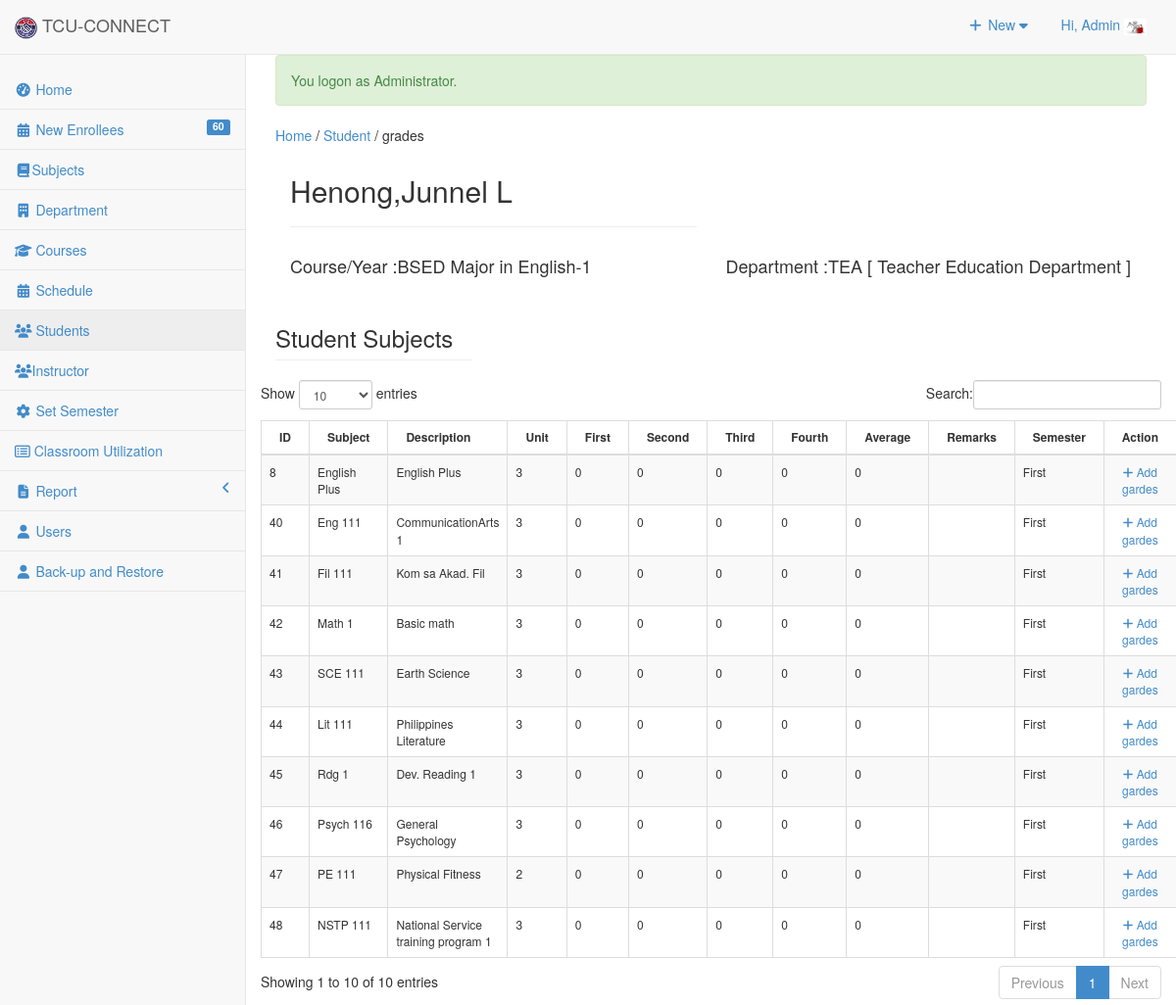
Screenshot of /admin/student/index.php?view=grades&id=100000076 (signed in) with the database file from the repository.
### tables this page shows
CREATE TABLE `useraccounts` (
  `ACCOUNT_ID` int(11) NOT NULL,
  `ACCOUNT_NAME` varchar(255) NOT NULL,
  `ACCOUNT_USERNAME` varchar(255) NOT NULL,
  `ACCOUNT_PASSWORD` text NOT NULL,
  `ACCOUNT_TYPE` varchar(30) NOT NULL,
  `EMPID` int(11) NOT NULL,
  `USERIMAGE` varchar(255) NOT NULL
);

CREATE TABLE `tblstudent` (
  `S_ID` int(11) NOT NULL,
  `IDNO` int(20) NOT NULL,
  `FNAME` varchar(40) NOT NULL,
  `LNAME` varchar(40) NOT NULL,
  `MNAME` varchar(40) NOT NULL,
  `SEX` varchar(10) NOT NULL DEFAULT 'Male',
  `BDAY` date NOT NULL,
  `BPLACE` text NOT NULL,
  `STATUS` varchar(30) NOT NULL,
  `AGE` int(30) NOT NULL,
  `NATIONALITY` varchar(40) NOT NULL,
  `RELIGION` varchar(255) NOT NULL,
  `CONTACT_NO` varchar(40) NOT NULL,
  `HOME_ADD` text NOT NULL,
  `ACC_USERNAME` varchar(255) NOT NULL,
  `ACC_PASSWORD` text NOT NULL,
  `student_status` text NOT NULL,
  `YEARLEVEL` int(11) NOT NULL,
  `STUDSECTION` int(11) NOT NULL,
  `COURSE_ID` int(11) NOT NULL,
  `STUDPHOTO` varchar(255) NOT NULL,
  `SEMESTER` varchar(30) NOT NULL,
  `SYEAR` varchar(30) NOT NULL,
  `NewEnrollees` tinyint(1) NOT NULL
);

CREATE TABLE `schoolyr` (
  `SYID` int(11) NOT NULL,
  `AY` varchar(30) NOT NULL,
  `SEMESTER` varchar(20) NOT NULL,
  `COURSE_ID` int(11) NOT NULL,
  `IDNO` int(30) NOT NULL,
  `CATEGORY` varchar(30) NOT NULL DEFAULT 'ENROLLED',
  `DATE_RESERVED` datetime NOT NULL,
  `DATE_ENROLLED` datetime NOT NULL,
  `STATUS` varchar(30) NOT NULL DEFAULT 'New'
);

CREATE TABLE `course` (
  `COURSE_ID` int(11) NOT NULL,
  `COURSE_NAME` varchar(30) NOT NULL,
  `COURSE_LEVEL` varchar(50) NOT NULL DEFAULT '1',
  `COURSE_MAJOR` varchar(30) NOT NULL DEFAULT 'None',
  `COURSE_DESC` varchar(255) NOT NULL,
  `DEPT_ID` int(11) NOT NULL,
  `SETSEMESTER` varchar(90) NOT NULL
);

CREATE TABLE `department` (
  `DEPT_ID` int(11) NOT NULL,
  `DEPARTMENT_NAME` varchar(30) NOT NULL,
  `DEPARTMENT_DESC` varchar(50) NOT NULL
);

CREATE TABLE `studentsubjects` (
  `STUDSUBJ_ID` int(11) NOT NULL,
  `IDNO` int(11) NOT NULL,
  `SUBJ_ID` int(11) NOT NULL,
  `LEVEL` int(11) NOT NULL,
  `SEMESTER` varchar(30) NOT NULL,
  `SY` text NOT NULL,
  `ATTEMP` int(11) NOT NULL,
  `AVERAGE` double NOT NULL,
  `OUTCOME` text NOT NULL
);

CREATE TABLE `subject` (
  `SUBJ_ID` int(11) NOT NULL,
  `SUBJ_CODE` varchar(30) NOT NULL,
  `SUBJ_DESCRIPTION` varchar(255) NOT NULL,
  `UNIT` int(2) NOT NULL,
  `PRE_REQUISITE` varchar(30) NOT NULL DEFAULT 'None',
  `COURSE_ID` int(11) NOT NULL,
  `AY` varchar(30) NOT NULL,
  `SEMESTER` varchar(20) NOT NULL,
  `PreTaken` tinyint(1) NOT NULL
);

CREATE TABLE `grades` (
  `GRADE_ID` int(11) NOT NULL,
  `IDNO` int(11) NOT NULL,
  `SUBJ_ID` int(11) NOT NULL,
  `FIRST` int(11) NOT NULL,
  `SECOND` int(11) NOT NULL,
  `THIRD` int(11) NOT NULL,
  `FOURTH` int(11) NOT NULL,
  `AVE` float NOT NULL,
  `REMARKS` text NOT NULL,
  `COMMENT` text NOT NULL,
  `SEMS` varchar(90) NOT NULL
);

### admin/student/index.php (called while the page is built, shortened)
<?php
require_once("../../include/initialize.php");
$view = (isset($_GET['view']) && $_GET['view'] != '') ? $_GET['view'] : '';
 $title="Student";
 $header=$view;
require_once ("../theme/templates.php");
?>

### include/database.php (called while the page is built, shortened)
<?php
class Database {
	var $sql_string = '';
	public $conn;
	public function open_connection() {
		$this->conn = mysqli_connect(server,user,pass);
		if(!$this->conn){
			echo "Problem in database connection! Contact administrator!";
			exit();
		}else{
			$db_select = mysqli_select_db($this->conn,database_name);
		}
	}
	function setQuery($sql='') {
		$this->sql_string=$sql;
	}
	function executeQuery() {
		$result = mysqli_query($this->conn,$this->sql_string);
		return $result;
	}
	private function confirm_query($result) {
		return $result;
	}
	function loadResultList( $key='' ) {
		$cur = $this->executeQuery();
		$array = array();
		while ($row = mysqli_fetch_object($cur)) {
			if ($key) {
				$array[$row->$key] = $row;
			} else {
				$array[] = $row;
			}
		}
		return $array;
	}
	function loadSingleResult() {
		$cur = $this->executeQuery();
		while ($row = mysqli_fetch_object($cur)) {
		return $data = $row;
		}
	}
}
$mydb = new Database();
?>

### include/accounts.php (called while the page is built, shortened)
<?php
require_once(LIB_PATH.DS.'database.php');
class User {
	protected static  $tblname = "useraccounts";
	function single_user($id=""){
			global $mydb;
			$mydb->setQuery("SELECT * FROM ".self::$tblname."
				Where ACCOUNT_ID= '{$id}' LIMIT 1");
			$cur = $mydb->loadSingleResult();
			return $cur;
	}
}
?>

### include/students.php (called while the page is built, shortened)
<?php
require_once(LIB_PATH.DS.'database.php');
class Student {
	protected static  $tblname = "tblstudent";
	function single_student($id=""){
			global $mydb;
			$mydb->setQuery("SELECT * FROM ".self::$tblname."
				Where IDNO= '{$id}' LIMIT 1");
			$cur = $mydb->loadSingleResult();
			return $cur;
	}
}
?>

### admin/student/viewgrade.php (the view, shortened to what this page needs)
<?php
  @$IDNO = $_GET['id'];
  $student = New Student();
  $res = $student->single_student($IDNO);
?>
<div class="row">
 <div class="col-lg-12">
 <div class="col-md-6">
 	<h2 ><?php echo   $res->LNAME.','. $res->FNAME.' '. $res->MNAME; ?></h2>
       <hr/>
 </div>
 <?php
$sql =" SELECT * FROM  `schoolyr` sy, `course` c,`department` d
       WHERE  sy.`COURSE_ID`=c.`COURSE_ID` AND c.`DEPT_ID`=d.`DEPT_ID` AND sy.`IDNO`=".$IDNO;
$mydb->setQuery($sql);
$cur = $mydb->loadSingleResult();
 ?>
  </div>
  </div>
  <div class="row">
    <div class="col-lg-12">
  	<div class="col-md-6">
  		<h4>Course/Year :<?php echo $cur->COURSE_NAME.'-'.$res->YEARLEVEL;?> </h4>
  	</div>
  	<div class="col-md-6">
  		<h4>Department :<?php echo $cur->DEPARTMENT_NAME . ' [ '. $cur->DEPARTMENT_DESC. ' ]';?> </h4>
  	</div>
  </div>
</div>
<div class="row">
      <div class="col-lg-3">
            <h3 class="page-header">Student Subjects </h3>
       		</div>
   		 	    <form action="controller.php?action=delete" Method="POST">
			      <div class="table-responsive">
				<table id="dash-table" class="table table-striped table-bordered table-hover table-responsive" style="font-size:12px" cellspacing="0">
				  <thead>
				  	<tr>
				  		<th>ID</th>
				  		<th>
				  		 Subject</th>
				  		<th>Description</th>
				  		<th>Unit</th>
				  		<th>First</th>
				  		<th>Second</th>
				  		<th>Third</th>
				  		<th>Fourth</th>
				  		<th>Average</th>
				  		<th>Remarks</th>
				  		<th>Semester</th>
				  		<th width="10%" >Action</th>
				  	</tr>
				  </thead>
				  <tbody>
				  	<?php
						$sql = "SELECT * FROM `tblstudent` st, `grades` g,`subject` s ,studentsubjects ss
						WHERE st.`IDNO`=g.`IDNO` and g.`SUBJ_ID`=s.`SUBJ_ID`  and s.`SUBJ_ID`=ss.`SUBJ_ID` AND g.`IDNO`=ss.`IDNO` and st.`IDNO`=".$IDNO;
				  		$mydb->setQuery($sql);
				  		$cur = $mydb->loadResultList();
						foreach ($cur as $result) {
				  		echo '<tr>';
				  		echo '<td>' . $result->SUBJ_ID.'</a></td>';
				  		echo '<td>'. $result->SUBJ_CODE.'</td>';
				  		echo '<td>'. $result->SUBJ_DESCRIPTION.'</td>';
				  		echo '<td>' . $result->UNIT.'</a></td>';
				  		echo '<td>'. $result->FIRST.'</td>';
				  		echo '<td>'. $result->SECOND.'</td>';
				  		echo '<td>' . $result->THIRD.'</a></td>';
				  		echo '<td>'. $result->FOURTH.'</td>';
				  		echo '<td>'. $result->AVE.'</td>';
				  		echo '<td>'. $result->REMARKS.'</td>';
				  		echo '<td>'. $result->SEMESTER.'</td>';
				  		echo '<td align="center" > <a  title="Edit" href="addmodalgrades.php?id='.$result->SUBJ_ID.'&IDNO='.$result->IDNO.'&gid='.$result->GRADE_ID.'" data-toggle="lightbox" >  <span class="fa fa-plus fw-fa"></span> Add gardes</a>
				  					  </td>';
				  		echo '</tr>';
				  	}
				  	?>
				  </tbody>
				</table>
			</div>
				</form>
</div>

### admin/theme/templates.php (shortened to what this page needs)
<!DOCTYPE html>
<html lang="en">
<head>
<link href="<?php echo web_root; ?>admin/css/bootstrap.min.css" rel="stylesheet">
<link href="<?php echo web_root; ?>admin/css/metisMenu.min.css" rel="stylesheet">
<link href="<?php echo web_root; ?>admin/css/timeline.css" rel="stylesheet">
<link href="<?php echo web_root; ?>admin/css/sb-admin-2.css" rel="stylesheet">
<link href="<?php echo web_root; ?>admin/css/morris.css" rel="stylesheet">
<link href="<?php echo web_root; ?>admin/font/css/font-awesome.min.css" rel="stylesheet" type="text/css">
<link href="<?php echo web_root; ?>admin/font/font-awesome.min.css" rel="stylesheet" type="text/css">
<link href="<?php echo web_root; ?>admin/css/dataTables.bootstrap.css" rel="stylesheet">
<link href="<?php echo web_root; ?>css/bootstrap-datetimepicker.min.css" rel="stylesheet" media="screen">
<link href="<?php echo web_root; ?>css/datepicker.css" rel="stylesheet" media="screen">
<link href="<?php echo web_root; ?>admin/css/costum.css" rel="stylesheet">
<link href="<?php echo web_root; ?>css/ekko-lightbox.css" rel="stylesheet">
</head>
<?php
  $sql = "SELECT count(*) as 'enrollees' FROM tblstudent WHERE NewEnrollees=1";
  $mydb->setQuery($sql);
  $enrollees = $mydb->loadSingleResult();
  ?>
<body >
   <div id="wrapper">
        <nav class="navbar navbar-default navbar-static-top  " role="navigation" style="margin-bottom: 0">
            <div class="navbar-header">
                <a class="navbar-brand"  href="<?php echo web_root; ?>admin/index.php" >
                <img src="<?php echo web_root; ?>img/logo.png" height="23">
                TCU-CONNECT</a>
            </div>
            <ul class="nav navbar-top-links navbar-right">
                 <li class="dropdown">
                    <a class="dropdown-toggle" data-toggle="dropdown" href="#">
                        <i class="fa fa-plus fa-fw"></i> New  <i class="fa fa-caret-down"></i>
                    </a>
                </li>
<?php
 $user = New User();
$singleuser = $user->single_user($_SESSION['ACCOUNT_ID']);
?>
                <li class="dropdown">
                    <a class="dropdown-toggle" data-toggle="dropdown" href="#">
                        Hi, <?php echo $_SESSION['ACCOUNT_NAME']; ?> <img title="profile image" width="23px" height="17px" src="<?php echo web_root.'admin/user/'.$singleuser ->USERIMAGE ?>">
                    </a>
                </li>
            </ul>
            <br/>
            <div class="navbar-default sidebar" role="navigation">
                <div class="sidebar-nav navbar-collapse">
                    <ul class="nav" id="side-menu">
                        <li>
                            <a href="<?php echo web_root; ?>admin/index.php"><i class="fa fa-dashboard fa-fw"></i> Home</a>
                        </li>
                         <li>
                             <a href="<?php echo web_root; ?>admin/enrollees/index.php" ><i class="fa fa-calendar fa-fw"></i>  New Enrollees
                             <label class="label pull-right label-primary"><?php echo isset($enrollees->enrollees) ? $enrollees->enrollees : 0; ?></label> </a>
                        </li>
                        <li>
                             <a href="<?php echo web_root; ?>admin/subject/index.php"><i class="fa fa-book fa-fw"></i>Subjects </a>
                        </li>
                        <li>
                             <a href="<?php echo web_root; ?>admin/department/index.php" ><i class="fa  fa-building fa-fw"></i>  Department</a>
                  </li>
                         <li>
                             <a href="<?php echo web_root; ?>admin/course/index.php" ><i class="fa  fa-graduation-cap fa-fw"></i>  Courses </a>
                        </li>
                        <li>
                             <a href="<?php echo web_root; ?>admin/schedule/index.php" ><i class="fa fa-calendar fa-fw"></i>  Schedule </a>
                        </li>
                        <li>
                             <a href="<?php echo web_root; ?>admin/student/index.php" ><i class="fa fa-group fa-fw"></i>  Students </a>
                        </li>
                        <li>
                             <a href="<?php echo web_root; ?>admin/instructor/index.php" ><i class="fa fa-group fa-fw"></i>Instructor </a>
                        </li>
                        <li>
                             <a href="<?php echo web_root; ?>admin/maintenance/index.php" ><i class="fa fa-gear fa-fw"></i>  Set Semester </a>
                        </li>
                           <li>
                                    <a href="<?php echo web_root; ?>admin/classroom/index.php?view=list">
                                    <i class="fa fa-list-alt" ></i>   Classroom Utilization</a>
                           </li>
                           <li>
                            <a href="#"><i class="fa  fa-file-text fa-fw"></i> Report <span class="fa arrow"></span></a>
                        </li>
                        <?php if ($_SESSION['ACCOUNT_TYPE']=='Administrator') {
                        ?>
                          <li>
                            <a href="<?php echo web_root; ?>admin/user/index.php" ><i class="fa fa-user fa-fw"></i> Users </a>
                        </li>
                        <li>
                            <a href="<?php echo web_root; ?>admin/back-up/index.php" ><i class="fa fa-user fa-fw"></i> Back-up and Restore </a>
                        </li>
                 <?php }  ?>
                    </ul>
                </div>
            </div>
        </nav>
  <div id="page-wrapper">
            <div class="row" >
                <div class="col-lg-12">
                    <p>
                    <?php
                    if ($title<>'Home'){
                       echo   ' <a href="'. web_root.'admin/index.php" title="Home" >Home</a>  /
                        <a href="index.php" title="'. $title.'" >'. $title.'</a>
                        '.(isset($header) ? ' / '. $header : '') .'</p>'  ;
                    } ?>
                  <?php require_once $content; ?>
                </div>
            </div>
        </div>
    </div>
</body>
</html>

### admin/css/sb-admin-2.css (style rules this page uses)
body { background-color: #f8f8f8; }
#wrapper { width: 100%; }
#page-wrapper { padding: 0 15px; min-height: 568px; background-color: #fff; }
@media (min-width:768px) { #page-wrapper { position: inherit; margin: 0 0 0 250px; padding: 0 30px; border-left: 1px solid #e7e7e7; } }
.navbar-top-links { margin-right: 0; }
.navbar-top-links li { display: inline-block; }
.navbar-top-links li:last-child { margin-right: 15px; }
.navbar-top-links li a { padding: 15px; min-height: 50px; }
.sidebar .sidebar-nav.navbar-collapse { padding-right: 0; padding-left: 0; }
.sidebar ul li { border-bottom: 1px solid #e7e7e7; }
.sidebar ul li a.active { background-color: #eee; }
.sidebar .arrow { float: right; }
.sidebar .fa.arrow:before { content: "\f104"; }
@media (min-width:768px) { .sidebar { z-index: 1; position: absolute; width: 250px; margin-top: 51px; } }

### rows the page displays
useraccounts: USERIMAGE (picture)
tblstudent: LNAME "Henong", FNAME "Junnel", MNAME "L", YEARLEVEL "1", studentsubjects.SUBJ_ID "8", subject.SUBJ_CODE "English Plus", subject.SUBJ_DESCRIPTION "English Plus", subject.UNIT "3", grades.FIRST "0", grades.SECOND "0", grades.THIRD "0", grades.FOURTH "0", grades.AVE "0", studentsubjects.SEMESTER "First", studentsubjects.SUBJ_ID "40", subject.SUBJ_CODE "Eng 111", subject.SUBJ_DESCRIPTION "CommunicationArts 1", studentsubjects.SUBJ_ID "41", subject.SUBJ_CODE "Fil 111", subject.SUBJ_DESCRIPTION "Kom sa Akad. Fil", studentsubjects.SUBJ_ID "42", subject.SUBJ_CODE "Math 1", subject.SUBJ_DESCRIPTION "Basic math", studentsubjects.SUBJ_ID "43", subject.SUBJ_CODE "SCE 111", subject.SUBJ_DESCRIPTION "Earth Science", studentsubjects.SUBJ_ID "44", subject.SUBJ_CODE "Lit 111", subject.SUBJ_DESCRIPTION "Philippines Literature", studentsubjects.SUBJ_ID "45", subject.SUBJ_CODE "Rdg 1", subject.SUBJ_DESCRIPTION "Dev. Reading 1", studentsubjects.SUBJ_ID "46", subject.SUBJ_CODE "Psych 116", subject.SUBJ_DESCRIPTION "General Psychology", studentsubjects.SUBJ_ID "47", subject.SUBJ_CODE "PE 111", subject.SUBJ_DESCRIPTION "Physical Fitness", subject.UNIT "2", studentsubjects.SUBJ_ID "48", subject.SUBJ_CODE "NSTP 111", subject.SUBJ_DESCRIPTION "National Service training program 1"
schoolyr: COURSE_ID.COURSE_NAME "BSED Major in English", department.DEPARTMENT_NAME "TEA", department.DEPARTMENT_DESC "Teacher Education Department"

### other values shown
$_SESSION['ACCOUNT_NAME'] "Admin"
$enrollees->enrollees "60"
$_SESSION['message'] "You logon as Administrator."
$title "Student"
$header "grades"
